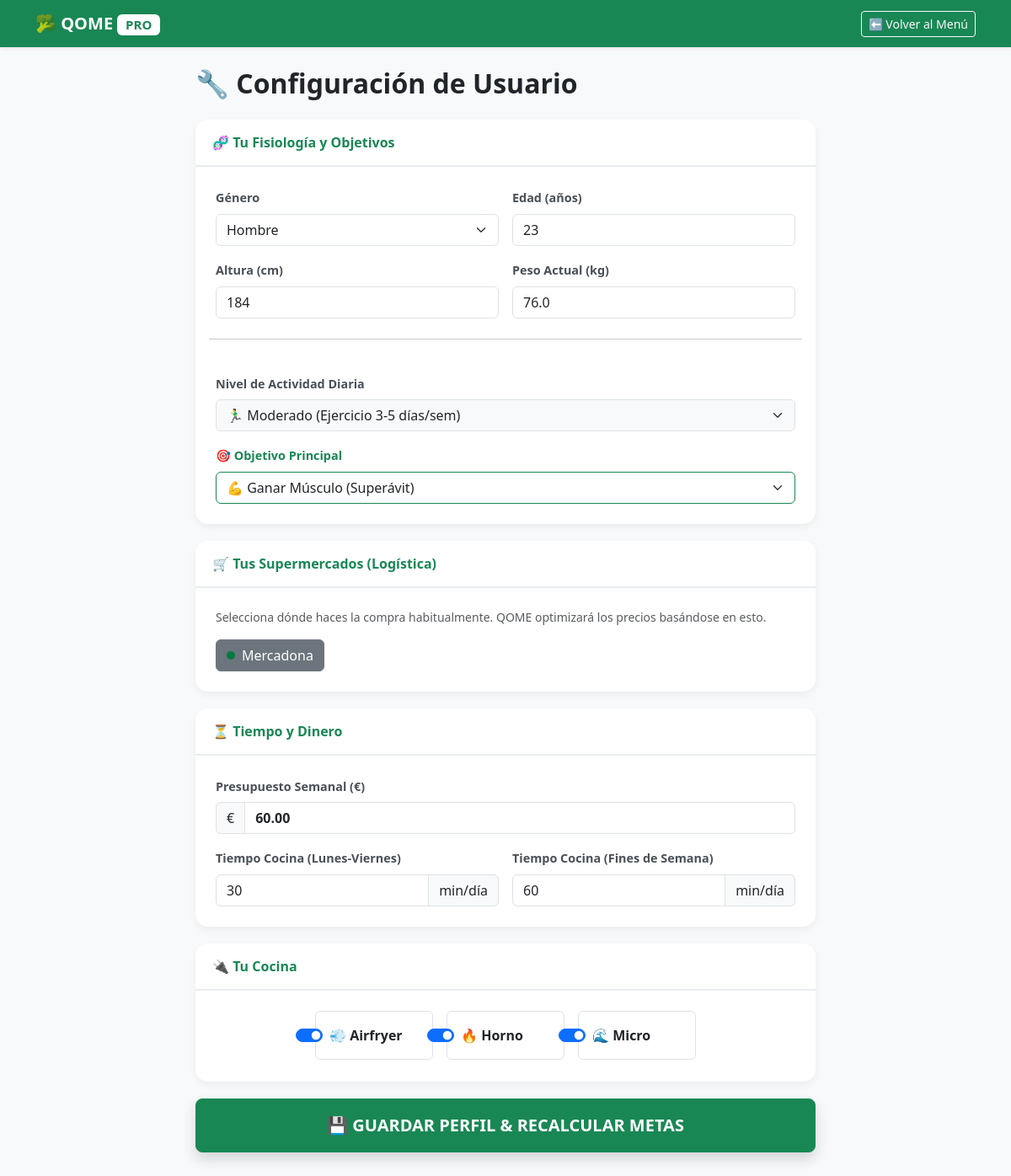
Before: /perfil/ (signed in) with the older database file.
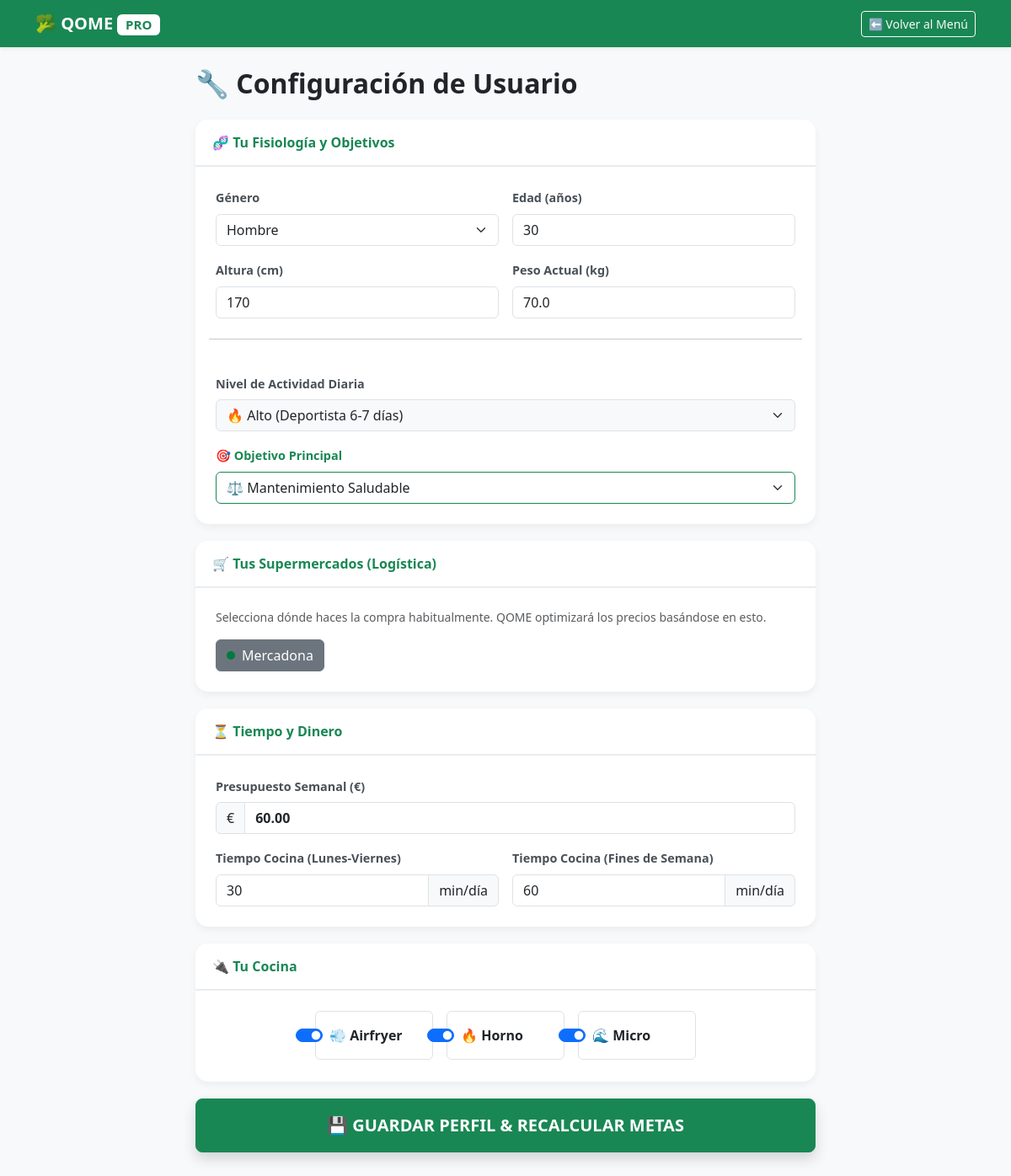
After: the same page with the newer database file.
### core/models.py (models this page shows, shortened)
class PerfilUsuario(models.Model):
    OBJETIVOS = [
        ('PERDER', 'Perder Peso'),
        ('GANAR', 'Ganar Músculo'),
        ('MANTENER', 'Mantener Peso'),
    ]
    ACTIVIDAD = [
        ('SEDENTARIO', 'Sedentario (Oficina, poco ejercicio)'),
        ('LIGERO', 'Ligero (1-3 días/sem)'),
        ('MODERADO', 'Moderado (3-5 días/sem)'),
        ('ALTO', 'Alto (6-7 días/sem)'),
    ]
    usuario = models.OneToOneField(User, on_delete=models.CASCADE, related_name='perfil')
    edad = models.IntegerField(default=30)
    peso_kg = models.FloatField(default=70.0)
    altura_cm = models.IntegerField(default=170)
    genero = models.CharField(max_length=10, choices=[('M', 'Masculino'), ('F', 'Femenino')], default='M')
    objetivo = models.CharField(max_length=10, choices=OBJETIVOS, default='MANTENER')
    nivel_actividad = models.CharField(max_length=10, choices=ACTIVIDAD, default='SEDENTARIO')
    gasto_energetico_diario = models.IntegerField(default=2000)
    objetivo_proteinas = models.IntegerField(default=0)
    objetivo_grasas = models.IntegerField(default=0)
    objetivo_hidratos = models.IntegerField(default=0)
    supermercados_seleccionados = models.ManyToManyField(Supermercado, blank=True, related_name='usuarios')
    presupuesto_semanal = models.DecimalField(max_digits=6, decimal_places=2, default=0.0)
    tiene_horno = models.BooleanField(default=True)
    tiene_microondas = models.BooleanField(default=True)
    tiene_airfryer = models.BooleanField(default=False)
    tiempo_cocina_diario = models.IntegerField(default=30)

class Supermercado(models.Model):
    nombre = models.CharField(max_length=50, unique=True)
    color_brand = models.CharField(max_length=7, default="#000000", help_text="Color hexadecimal para la UI")

### core/views.py (the view, shortened to what this page needs)
# urls.py: path('perfil/', views.perfil, name='perfil'),
@login_required
def perfil(request):
    perfil_usuario, _ = PerfilUsuario.objects.get_or_create(usuario=request.user)
    todos_supers = Supermercado.objects.all()
    return render(request, 'core/perfil.html', {
        'perfil': perfil_usuario,
        'supermercados': todos_supers
    })

### core/templates/core/perfil.html (shortened to what this page needs)
<!DOCTYPE html>
<html lang="es">
<head>
    <link href="https://cdn.jsdelivr.net/npm/bootstrap@5.3.0/dist/css/bootstrap.min.css" rel="stylesheet">
</head>
<body class="bg-light">
    <nav class="navbar navbar-dark bg-success mb-4 sticky-top shadow-sm">
        <div class="container">
            <a class="navbar-brand fw-bold" href="{% url 'home' %}">🥦 QOME <span class="badge bg-white text-success small">PRO</span></a>
            <a href="{% url 'home' %}" class="btn btn-outline-light btn-sm">⬅ Volver al Menú</a>
        </div>
    </nav>
    <div class="container mb-5">
        <div class="row justify-content-center">
            <div class="col-lg-8">
                <h2 class="mb-4 fw-bold text-dark">🔧 Configuración de Usuario</h2>
                <form method="POST">
                    <div class="card section-card">
                        <div class="card-header-custom">🧬 Tu Fisiología y Objetivos</div>
                        <div class="card-body p-4">
                            <div class="row g-3">
                                <div class="col-md-6">
                                    <label class="form-label">Género</label>
                                    <select name="genero" class="form-select">
                                        <option value="M" {% if perfil.genero == 'M' %}selected{% endif %}>Hombre</option>
                                    </select>
                                </div>
                                <div class="col-md-6">
                                    <label class="form-label">Edad (años)</label>
                                    <input type="number" name="edad" class="form-control" value="{{ perfil.edad }}">
                                </div>
                                <div class="col-md-6">
                                    <label class="form-label">Altura (cm)</label>
                                    <input type="number" name="altura" class="form-control" value="{{ perfil.altura_cm }}">
                                </div>
                                <div class="col-md-6">
                                    <label class="form-label">Peso Actual (kg)</label>
                                    <input type="number" step="0.1" name="peso" class="form-control" value="{{ perfil.peso_kg }}">
                                </div>
                                <hr class="my-4">
                                <div class="col-12">
                                    <label class="form-label">Nivel de Actividad Diaria</label>
                                    <select name="actividad" class="form-select bg-light">
                                        <option value="MODERADO" {% if perfil.nivel_actividad == 'MODERADO' %}selected{% endif %}>🏃‍♂️ Moderado (Ejercicio 3-5 días/sem)</option>
                                        <option value="ALTO" {% if perfil.nivel_actividad == 'ALTO' %}selected{% endif %}>🔥 Alto (Deportista 6-7 días)</option>
                                    </select>
                                </div>
                                <div class="col-12">
                                    <label class="form-label text-success">🎯 Objetivo Principal</label>
                                    <select name="objetivo" class="form-select border-success">
                                        <option value="GANAR" {% if perfil.objetivo == 'GANAR' %}selected{% endif %}>💪 Ganar Músculo (Superávit)</option>
                                        <option value="MANTENER" {% if perfil.objetivo == 'MANTENER' %}selected{% endif %}>⚖️ Mantenimiento Saludable</option>
                                    </select>
                                </div>
                            </div>
                        </div>
                    </div>
                    <div class="card section-card border-success">
                        <div class="card-header-custom text-success">🛒 Tus Supermercados (Logística)</div>
                        <div class="card-body p-4">
                            <p class="small text-muted mb-3">Selecciona dónde haces la compra habitualmente. QOME optimizará los precios basándose en esto.</p>
                            <div class="d-flex gap-2 flex-wrap">
                                {% for super in supermercados %}
                                    <div>
                                        <label class="btn btn-outline-secondary d-flex align-items-center gap-2" for="super_{{ super.id }}">
                                            <span style="width: 10px; height: 10px; border-radius: 50%; background-color: {{ super.color_brand }}; display: inline-block;"></span>
                                            {{ super.nombre }}
                                        </label>
                                    </div>
                                {% empty %}
                                    <div class="alert alert-warning w-100">
                                        ⚠️ No hay supermercados registrados. Ejecuta el scraper primero.
                                    </div>
                                {% endfor %}
                            </div>
                        </div>
                    </div>
                    <div class="card section-card">
                        <div class="card-header-custom">⏳ Tiempo y Dinero</div>
                        <div class="card-body p-4">
                            <div class="mb-3">
                                <label class="form-label">Presupuesto Semanal (€)</label>
                                <div class="input-group">
                                    <span class="input-group-text">€</span>
                                    <input type="number" step="1" name="presupuesto" class="form-control fw-bold" value="{{ perfil.presupuesto_semanal }}">
                                </div>
                            </div>
                            <div class="row g-3">
                                <div class="col-md-6">
                                    <label class="form-label">Tiempo Cocina (Lunes-Viernes)</label>
                                    <div class="input-group">
                                        <input type="number" name="tiempo_diario" class="form-control" value="{{ perfil.tiempo_cocina_diario }}">
                                        <span class="input-group-text">min/día</span>
                                    </div>
                                </div>
                                <div class="col-md-6">
                                    <label class="form-label">Tiempo Cocina (Fines de Semana)</label>
                                    <div class="input-group">
                                        <input type="number" name="tiempo_finde" class="form-control" value="{{ perfil.tiempo_cocina_finde|default:60 }}">
                                        <span class="input-group-text">min/día</span>
                                    </div>
                                </div>
                            </div>
                        </div>
                    </div>
                    <div class="card section-card">
                        <div class="card-header-custom">🔌 Tu Cocina</div>
                        <div class="card-body p-4">
                            <div class="d-flex gap-3 flex-wrap justify-content-center">
                                <div class="form-check form-switch p-3 border rounded bg-white" style="min-width: 140px;">
                                    <input class="form-check-input" type="checkbox" name="airfryer" id="air" {% if perfil.tiene_airfryer %}checked{% endif %}>
                                    <label class="form-check-label fw-bold" for="air">💨 Airfryer</label>
                                </div>
                                <div class="form-check form-switch p-3 border rounded bg-white" style="min-width: 140px;">
                                    <input class="form-check-input" type="checkbox" name="horno" id="horno" {% if perfil.tiene_horno %}checked{% endif %}>
                                    <label class="form-check-label fw-bold" for="horno">🔥 Horno</label>
                                </div>
                                <div class="form-check form-switch p-3 border rounded bg-white" style="min-width: 140px;">
                                    <input class="form-check-input" type="checkbox" name="microondas" id="micro" {% if perfil.tiene_microondas %}checked{% endif %}>
                                    <label class="form-check-label fw-bold" for="micro">🌊 Micro</label>
                                </div>
                            </div>
                        </div>
                    </div>
                    <button type="submit" class="btn btn-success w-100 btn-lg py-3 fw-bold shadow">💾 GUARDAR PERFIL & RECALCULAR METAS</button>
                </form>
            </div>
        </div>
    </div>
</body>
</html>

### core/templates/core/perfil.html (style rules this page uses)
.section-card { border: none; box-shadow: 0 4px 10px rgba(0,0,0,0.05); border-radius: 15px; margin-bottom: 20px; }
.card-header-custom { background: white; border-bottom: 2px solid #e9ecef; font-weight: bold; color: #198754; padding: 15px 20px; border-radius: 15px 15px 0 0 !important; }
.form-label { font-weight: 600; font-size: 0.9rem; color: #495057; }
.super-checkbox:checked + label { background-color: #198754; color: white; border-color: #198754; }

Changed rows visible on the page:
changed PerfilUsuario "Hombre": edad "23" → "30"; altura "184" → "170"; peso "76.0" → "70.0"; actividad "🏃‍♂️ Moderado (Ejercicio 3-5 días/sem)" → "🔥 Alto (Deportista 6-7 días)"; objetivo "💪 Ganar Músculo (Superávit)" → "⚖️ Mantenimiento Saludable"
